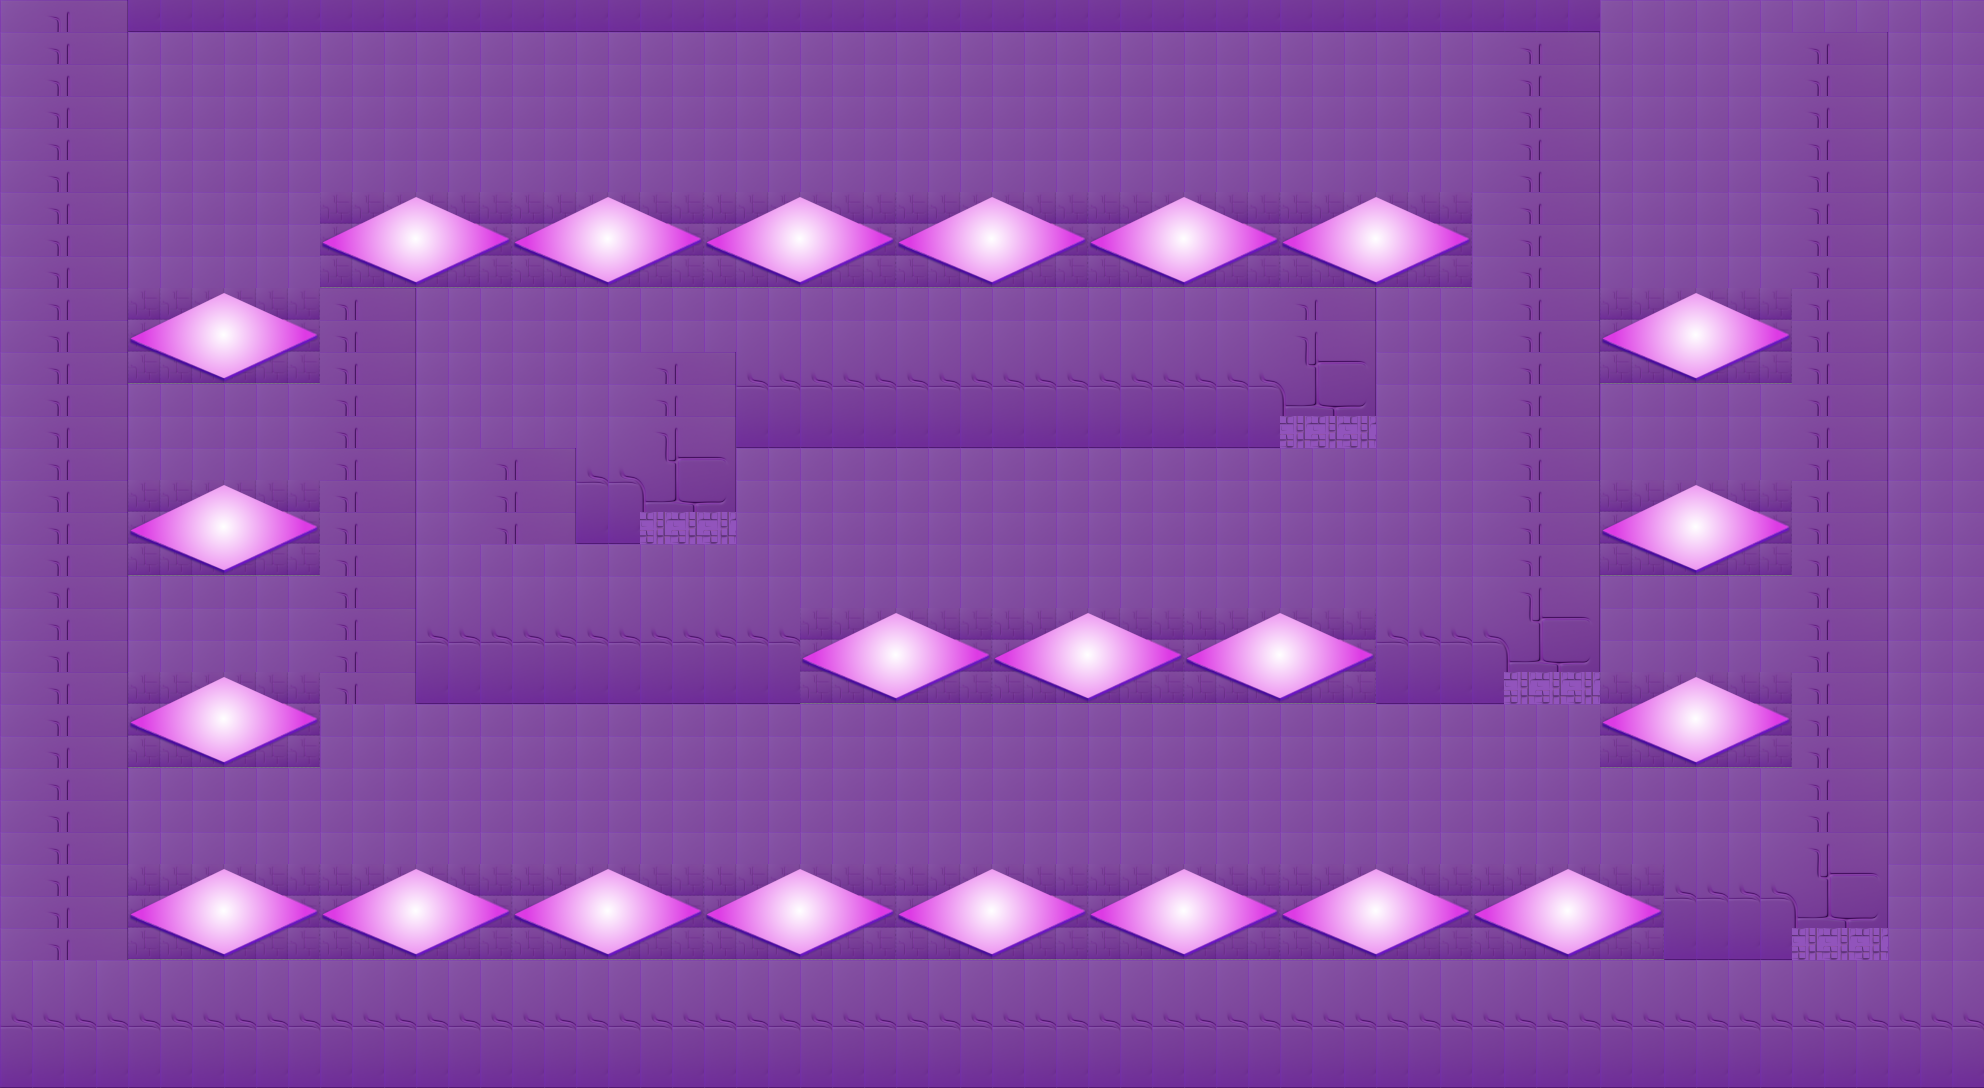

The image is a tile-based game level rendered from a .tmx file. Its description and source (layers, tilesets, objects; grid data summarised) follow:
An orthogonal 62x34 tile map with 32x32 px tiles, 2 tile layers (background, Towers), 3 tilesets and 38 objects (TowerSpot, Startpoint, Endpoint).

<map version="1.10" tiledversion="1.10.2" orientation="orthogonal" renderorder="left-up" width="62" height="34" tilewidth="32" tileheight="32" infinite="0" parallaxoriginx="0" parallaxoriginy="1088" nextlayerid="6" nextobjectid="141">
 <tileset firstgid="1" name="Towers" tilewidth="128" tileheight="128" tilecount="1" columns="0">
  <grid orientation="orthogonal" width="1" height="1" />
  <tile id="0">
   <properties>
    <property name="isTowerPlaced" type="bool" value="false" />
   </properties>
   <image width="128" height="128" source="../tiles/tower-tile-base.png" />
   <objectgroup draworder="index" id="3">
    <object id="4" type="TowerSpot" x="0" y="0" width="128" height="128">
     <properties>
      <property name="isTowerPlaced" type="bool" value="false" />
     </properties>
    </object>
   </objectgroup>
  </tile>
 </tileset>
 <tileset firstgid="2" name="Background" tilewidth="32" tileheight="32" tilecount="7" columns="0">
  <grid orientation="orthogonal" width="1" height="1" />
  <tile id="0">
   <image width="32" height="32" source="../tiles/background-tile-1.png" />
  </tile>
  <tile id="1">
   <image width="32" height="32" source="../tiles/background-tile-2.png" />
  </tile>
  <tile id="2">
   <image width="32" height="32" source="../tiles/background-tile-3.png" />
  </tile>
  <tile id="3">
   <image width="32" height="32" source="../tiles/background-tile-4.png" />
  </tile>
  <tile id="4">
   <image width="32" height="32" source="../tiles/background-tile-5.png" />
  </tile>
  <tile id="5">
   <image width="32" height="32" source="../tiles/path-tile.png" />
  </tile>
  <tile id="7" type="WayPoint">
   <properties>
    <property name="isWayPoint" type="bool" value="true" />
   </properties>
   <image width="32" height="32" source="../tiles/path-tile.png" />
  </tile>
 </tileset>
 <tileset firstgid="10" name="tower-base-empty" tilewidth="32" tileheight="32" tilecount="18" columns="6">
  <image source="../buildings/tower-base-empty.png" width="192" height="96" />
 </tileset>
 <layer id="1" name="background" width="62" height="34">
  <data>[2108 cells, 2108 non-empty, 2 distinct tile ids]</data>
 </layer>
 <layer id="4" name="Towers" width="62" height="34">
  <data>[2108 cells, 414 non-empty, 18 distinct tile ids]</data>
 </layer>
 <objectgroup id="2" name="Map" class="BaseMap">
  <object id="1" name="Startpoint" x="1792" y="128" width="96" height="96">
   <properties>
    <property name="isStartPoint" type="bool" value="false" />
   </properties>
  </object>
  <object id="3" name="Endpoint" x="480" y="544" width="88.2162" height="96">
   <properties>
    <property name="isEndPoint" type="bool" value="false" />
   </properties>
  </object>
 </objectgroup>
 <objectgroup id="3" name="TowerSpots" class="TowerSpot">
  <object id="102" x="1280" y="192" width="196" height="98" />
  <object id="103" x="1600" y="480" width="196" height="98" />
  <object id="104" x="1600" y="672" width="196" height="98" />
  <object id="108" x="1184" y="608" width="196" height="98" />
  <object id="109" x="992" y="608" width="196" height="98" />
  <object id="110" x="800" y="608" width="196" height="98" />
  <object id="111" x="1088" y="192" width="196" height="98" />
  <object id="112" x="896" y="192" width="196" height="98" />
  <object id="113" x="704" y="192" width="196" height="98" />
  <object id="114" x="512" y="192" width="196" height="98" />
  <object id="115" x="320" y="192" width="196" height="98" />
  <object id="116" x="128" y="288" width="196" height="98" />
  <object id="117" x="128" y="480" width="196" height="98" />
  <object id="118" x="128" y="672" width="196" height="98" />
  <object id="119" x="128" y="864" width="196" height="98" />
  <object id="120" x="320" y="864" width="196" height="98" />
  <object id="121" x="512" y="864" width="196" height="98" />
  <object id="122" x="704" y="864" width="196" height="98" />
  <object id="123" x="896" y="864" width="196" height="98" />
  <object id="124" x="1088" y="864" width="196" height="98" />
  <object id="125" x="1280" y="864" width="196" height="98" />
  <object id="126" x="1472" y="864" width="196" height="98" />
  <object id="140" x="1600" y="288" width="196" height="98" />
 </objectgroup>
 <objectgroup id="5" name="WayPoints">
  <object id="128" x="1824" y="1024">
   <point />
  </object>
  <object id="129" x="79" y="1007">
   <point />
  </object>
  <object id="130" x="80" y="80">
   <point />
  </object>
  <object id="131" x="1549" y="83.5">
   <point />
  </object>
  <object id="132" x="1554" y="759.5">
   <point />
  </object>
  <object id="133" x="366.5" y="752">
   <point />
  </object>
  <object id="134" x="366.667" y="335">
   <point />
  </object>
  <object id="135" x="1326.75" y="334.75">
   <point />
  </object>
  <object id="136" x="1326.75" y="496.25">
   <point />
  </object>
  <object id="137" x="688" y="494.667">
   <point />
  </object>
  <object id="138" x="686.333" y="591.667">
   <point />
  </object>
  <object id="139" x="526.667" y="591.333">
   <point />
  </object>
 </objectgroup>
</map>